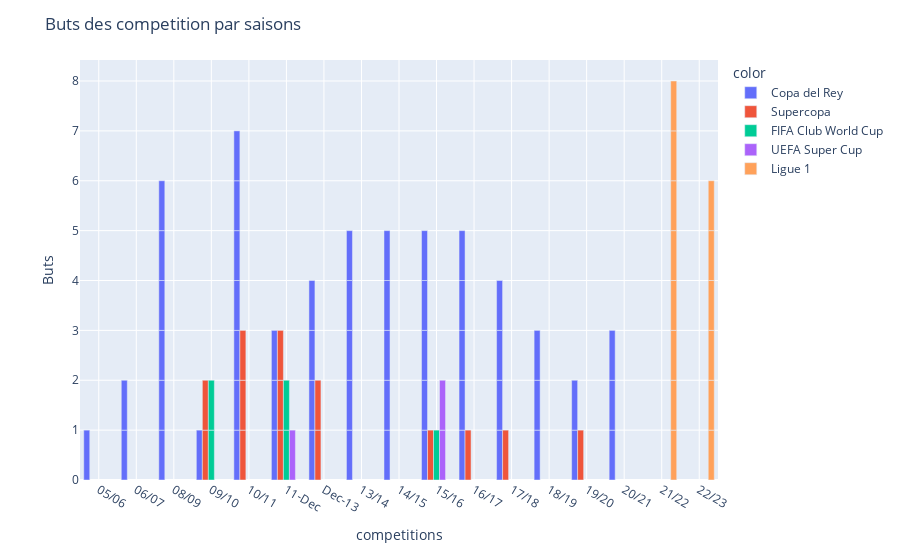

Notebook cell for this chart:
### Markdown cell above
##### *GRAPH: Buts des competitions par saisons*

### Code cell
import plotly.express as px

Copa = list(np.where(messi["Competition"] == 'Copa del Rey')[0])
Supercopa = list(np.where(messi["Competition"] == 'Supercopa')[0])
FIFA  = list(np.where(messi["Competition"] == 'FIFA Club World Cup')[0])
UEFA  = list(np.where(messi["Competition"] == 'UEFA Super Cup')[0])
Ligue  = list(np.where(messi["Competition"] == 'Ligue 1')[0])

Champions = messi.iloc[Copa + Supercopa + FIFA + UEFA + Ligue]

data = px.bar( x= Champions.Season, y= Champions.Goals, color= Champions.Competition ,barmode='group')
data.update_layout(    
    title="Buts des competition par saisons",
    xaxis_title="competitions",
    yaxis_title="Buts")
data.update_xaxes(showgrid=True)

data.show()

### Figure 1 — Plotly figure (JSON) as saved in the notebook; plotly's stock layout.template omitted (floating-point values rounded to 4 significant figures)
{"data": [{"alignmentgroup": "True", "hovertemplate": "color=Copa del Rey<br>x=%{x}<br>y=%{y}<extra></extra>", "legendgroup": "Copa del Rey", "marker": {"color": "#636efa", "pattern": {"shape": ""}}, "name": "Copa del Rey", "offsetgroup": "Copa del Rey", "orientation": "v", "showlegend": true, "textposition": "auto", "type": "bar", "x": ["05/06", "06/07", "06/07", "08/09", "08/09", "08/09", "08/09", "08/09", "08/09", "09/10", "10/11", "10/11", "10/11", "10/11", "10/11", "10/11", "10/11", "11-Dec", "11-Dec", "11-Dec", "Dec-13", "Dec-13", "Dec-13", "Dec-13", "13/14", "13/14", "13/14", "13/14", "13/14", "14/15", "14/15", "14/15", "14/15", "14/15", "15/16", "15/16", "15/16", "15/16", "15/16", "16/17", "16/17", "16/17", "16/17", "16/17", "17/18", "17/18", "17/18", "17/18", "18/19", "18/19", "18/19", "19/20", "19/20", "20/21", "20/21", "20/21"], "xaxis": "x", "y": [1, 1, 1, 1, 1, 1, 1, 1, 1, 1, 1, 1, 1, 1, 1, 1, 1, 1, 1, 1, 1, 1, 1, 1, 1, 1, 1, 1, 1, 1, 1, 1, 1, 1, 1, 1, 1, 1, 1, 1, 1, 1, 1, 1, 1, 1, 1, 1, 1, 1, 1, 1, 1, 1, 1, 1], "yaxis": "y"}, {"alignmentgroup": "True", "hovertemplate": "color=Supercopa<br>x=%{x}<br>y=%{y}<extra></extra>", "legendgroup": "Supercopa", "marker": {"color": "#EF553B", "pattern": {"shape": ""}}, "name": "Supercopa", "offsetgroup": "Supercopa", "orientation": "v", "showlegend": true, "textposition": "auto", "type": "bar", "x": ["09/10", "09/10", "10/11", "10/11", "10/11", "11-Dec", "11-Dec", "11-Dec", "Dec-13", "Dec-13", "15/16", "16/17", "17/18", "19/20"], "xaxis": "x", "y": [1, 1, 1, 1, 1, 1, 1, 1, 1, 1, 1, 1, 1, 1], "yaxis": "y"}, {"alignmentgroup": "True", "hovertemplate": "color=FIFA Club World Cup<br>x=%{x}<br>y=%{y}<extra></extra>", "legendgroup": "FIFA Club World Cup", "marker": {"color": "#00cc96", "pattern": {"shape": ""}}, "name": "FIFA Club World Cup", "offsetgroup": "FIFA Club World Cup", "orientation": "v", "showlegend": true, "textposition": "auto", "type": "bar", "x": ["09/10", "09/10", "11-Dec", "11-Dec", "15/16"], "xaxis": "x", "y": [1, 1, 1, 1, 1], "yaxis": "y"}, {"alignmentgroup": "True", "hovertemplate": "color=UEFA Super Cup<br>x=%{x}<br>y=%{y}<extra></extra>", "legendgroup": "UEFA Super Cup", "marker": {"color": "#ab63fa", "pattern": {"shape": ""}}, "name": "UEFA Super Cup", "offsetgroup": "UEFA Super Cup", "orientation": "v", "showlegend": true, "textposition": "auto", "type": "bar", "x": ["11-Dec", "15/16", "15/16"], "xaxis": "x", "y": [1, 1, 1], "yaxis": "y"}, {"alignmentgroup": "True", "hovertemplate": "color=Ligue 1<br>x=%{x}<br>y=%{y}<extra></extra>", "legendgroup": "Ligue 1", "marker": {"color": "#FFA15A", "pattern": {"shape": ""}}, "name": "Ligue 1", "offsetgroup": "Ligue 1", "orientation": "v", "showlegend": true, "textposition": "auto", "type": "bar", "x": ["21/22", "21/22", "21/22", "21/22", "21/22", "21/22", "21/22", "21/22", "22/23", "22/23", "22/23", "22/23", "22/23", "22/23"], "xaxis": "x", "y": [1, 1, 1, 1, 1, 1, 1, 1, 1, 1, 1, 1, 1, 1], "yaxis": "y"}], "layout": {"barmode": "group", "legend": {"title": {"text": "color"}, "tracegroupgap": 0}, "margin": {"t": 60}, "title": {"text": "Buts des competition par saisons"}, "xaxis": {"anchor": "y", "domain": [0, 1], "showgrid": true, "title": {"text": "competitions"}}, "yaxis": {"anchor": "x", "domain": [0, 1], "title": {"text": "Buts"}}}}
